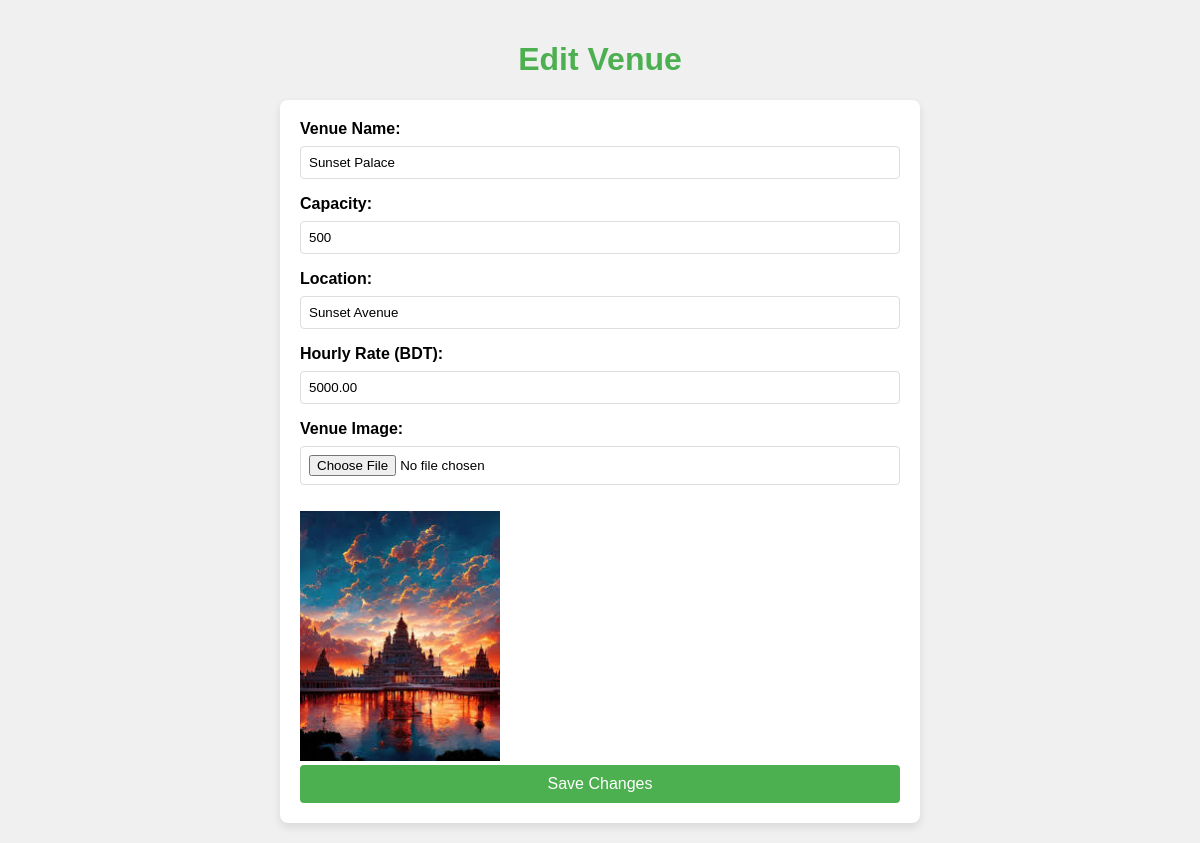
/edit-venue/6/, run on the app's committed database.
### booking/models.py (models this page shows, shortened)
class Venue(models.Model):
    venue_name = models.CharField(max_length=255)
    capacity = models.IntegerField()
    location = models.CharField(max_length=255)
    hourly_rate = models.DecimalField(decimal_places=2,max_digits=6)
    image = models.ImageField(upload_to='venue_images/', blank=True, null=True)  # New field for image

### booking/views.py (the view)
# urls.py: path("edit-venue/<int:venue_id>/", views.edit_venue, name="edit_venue"),
def edit_venue(request, venue_id):
    venue = Venue.objects.get(pk=venue_id)
    if request.method == "POST":
        venue.venue_name = request.POST['venue_name']
        venue.capacity = request.POST['capacity']
        venue.location = request.POST['location']
        venue.hourly_rate = request.POST['hourly_rate']
        if 'image' in request.FILES:
            venue.image = request.FILES['image']
        venue.save()
        return redirect('venue_management')
    else:
       return render(request, "edit_venue.html", {"venue": venue})

### booking/templates/edit_venue.html (shortened to what this page needs)
<!DOCTYPE html>
<html lang="en">
<head>
</head>
<body>
    <h1>Edit Venue</h1>
    <form method="POST" enctype="multipart/form-data" action="{% url 'edit_venue' venue.id %}">
        <label for="venue_name">Venue Name:</label>
        <input type="text" id="venue_name" name="venue_name" value="{{ venue.venue_name }}" required>
        <label for="capacity">Capacity:</label>
        <input type="number" id="capacity" name="capacity" value="{{ venue.capacity }}" required>
        <label for="location">Location:</label>
        <input type="text" id="location" name="location" value="{{ venue.location }}" required>
        <label for="hourly_rate">Hourly Rate (BDT):</label>
        <input type="number" id="hourly_rate" name="hourly_rate" step="0.01" value="{{ venue.hourly_rate }}" required>
        <label for="image">Venue Image:</label>
        <input type="file" id="image" name="image" accept="image/*">
        {% if venue.image %}
            <div>
                <img src="{{ venue.image.url }}" alt="Venue Image" style="max-width: 200px; margin-top: 10px;">
            </div>
        {% endif %}
        <button type="submit">Save Changes</button>
    </form>
</body>
</html>

### booking/templates/edit_venue.html (style rules this page uses)
body { font-family: Arial, sans-serif; background-color: #f0f0f0; margin: 0; padding: 20px; }
h1 { text-align: center; color: #4CAF50; }
form { max-width: 600px; margin: 0 auto; padding: 20px; background-color: #fff; border-radius: 8px; box-shadow: 0 4px 8px rgba(0, 0, 0, 0.1); }
label { display: block; margin-bottom: 8px; font-weight: bold; }
input[type="text"], input[type="number"], input[type="file"] { width: 100%; padding: 8px; margin-bottom: 16px; border: 1px solid #ddd; border-radius: 4px; box-sizing: border-box; }
button { display: block; width: 100%; padding: 10px; background-color: #4CAF50; color: #fff; border: none; border-radius: 4px; cursor: pointer; font-size: 1rem; }

### data on the page
Venue: venue_name "Sunset Palace", capacity "500", location "Sunset Avenue", hourly_rate "5000.00", image (picture)
